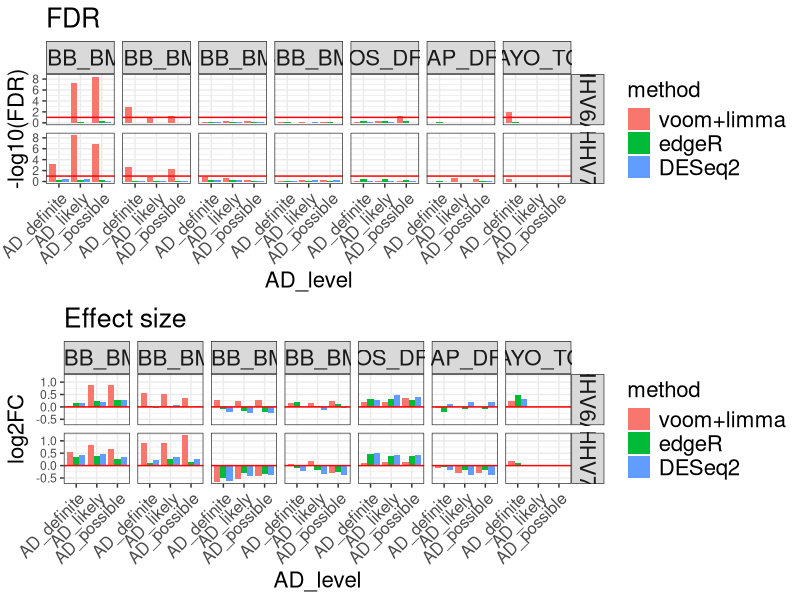

Write R code to recreate this figure.
library(tidyverse)

interests <- c("NC_001716.2_region_1_153080__ID=id0", 
               "NC_001664.2_region_1_159322__ID=id0")

df_de <- read_csv("results/DE_results.csv") %>% 
  filter(name %in% interests) %>% 
  filter(method != "GLM") %>% 
  mutate(name = ifelse(name == interests[1], "HHV7", "HHV6A")) %>% 
  mutate(
    tissue = 
      fct_relevel(
        tissue,
        "MSBB_BM10", "MSBB_BM22", "MSBB_BM36", "MSBB_BM44", "ROS_DFC", "MAP_DFC"
      ),
    method = 
      fct_relevel(
        method, 
        unique(method)
      )
  )
  
p1 <- df_de %>%
  ggplot(aes(x=AD_level, y=-log10(FDR))) 

p2 <- df_de %>% 
  ggplot(aes(x=AD_level, y=log2FC))


draw_bars <- function(gg_obj, yintercept = 0) {
  gg_obj +
    geom_bar(aes(fill = method), 
             stat = "identity", 
             position = "dodge") +
    facet_grid(name~tissue) +
    geom_hline(yintercept = yintercept, color = "red") +
    theme_bw() +
    theme(
      axis.text.x = element_text(angle = 45, hjust = 1.0, size = 12)
    ) +
    theme(strip.text.x = element_text(size = 16)) +
    theme(strip.text.y = element_text(size = 16))  +
    theme(axis.title=element_text(size=16)) +
    theme(legend.text=element_text(size=16)) +
    theme(title = element_text(size = 16))
}

library(cowplot)
plot_grid(
  draw_bars(p1, -log10(0.1)) + ggtitle("FDR"),
  draw_bars(p2) + ggtitle("Effect size"),
  ncol = 1
)
save_plot(last_plot(), 
          filename = "results/viral_stats.pdf",
          base_height = 10,
          base_width = 14)

